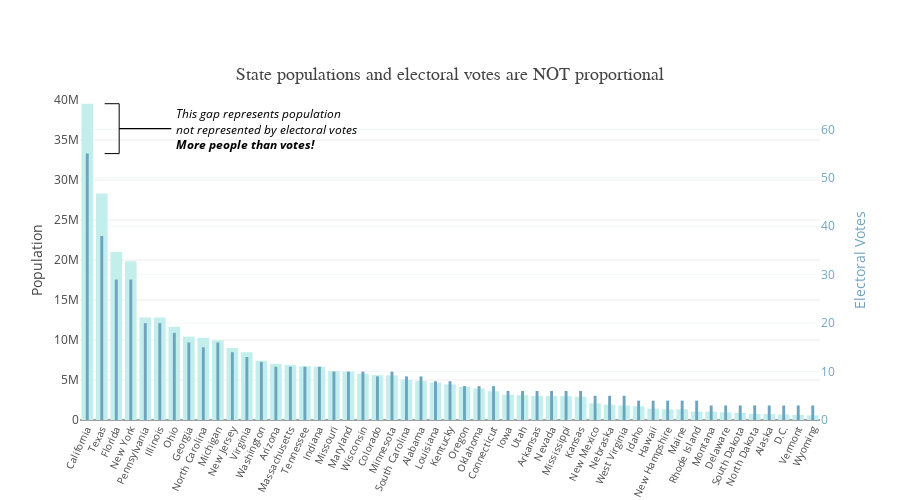

This figure's notebook cell:
### Markdown cell above
### I. Electoral Vote Apportionment Bar Chart

### Code cell
# Get list of states in decreasing order of population
states = sorted(list(census_df.index[1:]), 
                key=lambda state: census_df.loc[state, 'HC01_VC03'],
                reverse=True)

state_pop = go.Bar(
    x=list(range(51)),#states,
    y=[census_df.loc[state, 'HC01_VC03'] for state in states],
    name='Population',
    marker=dict(
        color='#C2EFEB',
        #opacity=,
    )
)

ev_color = '#6EA4BF'
state_ev = go.Bar(
    x=list(range(51)),#states,
    y=[ec_df.loc[state, 'Number of Electoral Votes'] for state in states],
    name='Electoral Votes',
    yaxis='y2',
    #offset=4,
    marker=dict(
        color=ev_color,
        #opacity=,
    ),
    width=0.2,
)

# Hacky way to get grouped bars on multiple y-axes. Not working.
dummies = [
    go.Bar(
        x=['Alabama'], 
        y=[0],
        yaxis='y',
        name='y dummy', 
        hoverinfo='none', 
        showlegend=False
    ), 
    go.Bar(
        x=['Alabama'],
        y=[0],
        yaxis='y2', 
        name='y2 dummy', 
        hoverinfo='none', 
        showlegend=False
    ),
]

b_top = census_df.loc['California', 'HC01_VC03']
b_bot = 33300000
b_x = 1.2
b_size = 1.0
bracket = go.Scatter(
    x=[b_x, b_x+b_size, b_x+b_size, b_x],
    y=[b_bot, b_bot, b_top, b_top],
    fill=None,
    mode='lines',
    line=dict(
        width=1.0,
        color='black',
    ),
)

data = [state_pop, state_ev] + [bracket] #+ dummies

layout = go.Layout(
    title=dict(   
        text='State populations and electoral votes are NOT proportional',
        font=dict(
            family='verdana',
            size=18,
            color=None,
        ),
        #xref='paper',
        yref='paper',
        y=1.0,
        yanchor='bottom',
        #xanchor='right',
        pad=dict( # unit: pixels
            b=20,
        ),
    ),
    width=900,
    height=500,
    #barmode='group',
    showlegend=False,
    xaxis=dict(
        tickfont=dict(
            size=10,
        ),
        tickangle=-65,
        #automargin=True,
        tickmode='array',
        tickvals=list(range(51)),
        ticktext=states[:states.index('District of Columbia')] \
                 + ['D.C.'] + states[states.index('District of Columbia')+1:] 
    ),
    yaxis=dict(
        title='Population',
        range=[0,40000000],
        tickfont=dict(
            size=12,
        ),
        rangemode='tozero',
    ),
    yaxis2=dict(
        title='Electoral Votes',
        range=[0,40000000/float(people_per_ev)],
        color=ev_color,
#         titlefont=dict(
#             color=ev_color,
#         ),
        tickfont=dict(
            size=12,
        ),
        overlaying='y',
        side='right',
        rangemode='tozero',
        zeroline=False,
    )
)

notes = [dict(
    text='<i>This gap represents population<br>' +\
         'not represented by electoral votes<br>' +\
         '<b>More people than votes!</b></i>',
    font=dict(
        family=None,
        size=12,
        color='black',
    ),
    x=b_x + b_size,
    y=(b_top + b_bot)/2.0,
    xref='x',
    yref='y',
    align='left',
    xanchor='left',
    yanchor='middle',
    showarrow=True,
    arrowcolor='black',
    arrowwidth=1.2,
    arrowhead=0,
    arrowsize=1,
    startstandoff=3,
    axref='x',
    ayref='y',
    ax=6,
    ay=(b_top + b_bot)/2.0,
    xshift=0,
)]

layout.update(annotations=notes)

fig = go.Figure(data=data, layout=layout)
plotly.offline.init_notebook_mode(connected=True)
plotly.offline.iplot(fig)

### Figure 1 — Plotly figure (JSON) as saved in the notebook; plotly's stock layout.template omitted (floating-point values rounded to 4 significant figures)
{"data": [{"marker": {"color": "#C2EFEB"}, "name": "Population", "type": "bar", "uid": "8e1c3342-887b-4ce0-8f1f-3ad647cb7ec5", "x": [0, 1, 2, 3, 4, 5, 6, 7, 8, 9, 10, 11, 12, 13, 14, 15, 16, 17, 18, 19, 20, 21, 22, 23, 24, 25, 26, 27, 28, 29, 30, 31, 32, 33, 34, 35, 36, 37, 38, 39, 40, 41, 42, 43, 44, 45, 46, 47, 48, 49, 50], "y": [39536653, 28304596, 20984400, 19849399, 12805537, 12802023, 11658609, 10429379, 10273419, 9962311, 9005644, 8470020, 7405743, 7016270, 6859819, 6715984, 6666818, 6113532, 6052177, 5795483, 5607154, 5576606, 5024369, 4874747, 4684333, 4454189, 4142776, 3930864, 3588184, 3145711, 3101833, 3004279, 2998039, 2984100, 2913123, 2088070, 1920076, 1815857, 1716943, 1427538, 1342795, 1335907, 1059639, 1050493, 961939, 869666, 755393, 739795, 693972, 623657, 579315]}, {"marker": {"color": "#6EA4BF"}, "name": "Electoral Votes", "type": "bar", "uid": "82b531f8-e323-4467-a261-65073bb09c8c", "width": 0.2, "x": [0, 1, 2, 3, 4, 5, 6, 7, 8, 9, 10, 11, 12, 13, 14, 15, 16, 17, 18, 19, 20, 21, 22, 23, 24, 25, 26, 27, 28, 29, 30, 31, 32, 33, 34, 35, 36, 37, 38, 39, 40, 41, 42, 43, 44, 45, 46, 47, 48, 49, 50], "y": [55, 38, 29, 29, 20, 20, 18, 16, 15, 16, 14, 13, 12, 11, 11, 11, 11, 10, 10, 10, 9, 10, 9, 9, 8, 8, 7, 7, 7, 6, 6, 6, 6, 6, 6, 5, 5, 5, 4, 4, 4, 4, 4, 3, 3, 3, 3, 3, 3, 3, 3], "yaxis": "y2"}, {"line": {"color": "black", "width": 1}, "mode": "lines", "type": "scatter", "uid": "e3629261-8528-4d6c-92d3-694a2a5e5365", "x": [1.2, 2.2, 2.2, 1.2], "y": [33300000, 33300000, 39536653, 39536653]}], "layout": {"annotations": [{"align": "left", "arrowcolor": "black", "arrowhead": 0, "arrowsize": 1, "arrowwidth": 1.2, "ax": 6, "axref": "x", "ay": 36420000.0, "ayref": "y", "font": {"color": "black", "size": 12}, "showarrow": true, "startstandoff": 3, "text": "<i>This gap represents population<br>not represented by electoral votes<br><b>More people than votes!</b></i>", "x": 2.2, "xanchor": "left", "xref": "x", "xshift": 0, "y": 36420000.0, "yanchor": "middle", "yref": "y"}], "height": 500, "showlegend": false, "title": {"font": {"family": "verdana", "size": 18}, "pad": {"b": 20}, "text": "State populations and electoral votes are NOT proportional", "y": 1, "yanchor": "bottom", "yref": "paper"}, "width": 900, "xaxis": {"tickangle": -65, "tickfont": {"size": 10}, "tickmode": "array", "ticktext": ["California", "Texas", "Florida", "New York", "Pennsylvania", "Illinois", "Ohio", "Georgia", "North Carolina", "Michigan", "New Jersey", "Virginia", "Washington", "Arizona", "Massachusetts", "Tennessee", "Indiana", "Missouri", "Maryland", "Wisconsin", "Colorado", "Minnesota", "South Carolina", "Alabama", "Louisiana", "Kentucky", "Oregon", "Oklahoma", "Connecticut", "Iowa", "Utah", "Arkansas", "Nevada", "Mississippi", "Kansas", "New Mexico", "Nebraska", "West Virginia", "Idaho", "Hawaii", "New Hampshire", "Maine", "Rhode Island", "Montana", "Delaware", "South Dakota", "North Dakota", "Alaska", "D.C.", "Vermont", "Wyoming"], "tickvals": [0, 1, 2, 3, 4, 5, 6, 7, 8, 9, 10, 11, 12, 13, 14, 15, 16, 17, 18, 19, 20, 21, 22, 23, 24, 25, 26, 27, 28, 29, 30, 31, 32, 33, 34, 35, 36, 37, 38, 39, 40, 41, 42, 43, 44, 45, 46, 47, 48, 49, 50]}, "yaxis": {"range": [0, 40000000], "rangemode": "tozero", "tickfont": {"size": 12}, "title": {"text": "Population"}}, "yaxis2": {"color": "#6EA4BF", "overlaying": "y", "range": [0, 66.07], "rangemode": "tozero", "side": "right", "tickfont": {"size": 12}, "title": {"text": "Electoral Votes"}, "zeroline": false}}}
